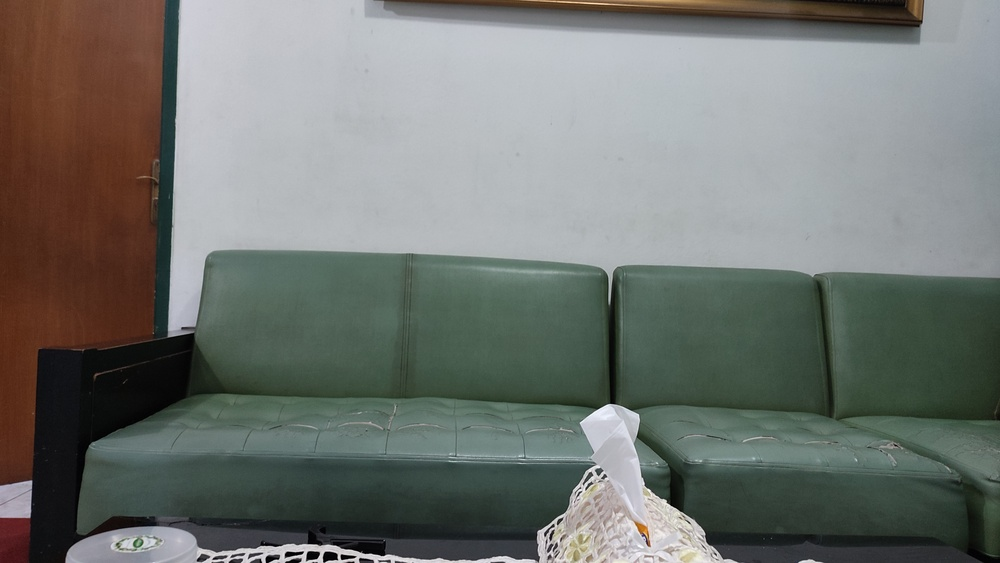
%> input picture img/sofa2-clean.jpg, 1000 x 563 px, shrunk from 4000 x 2252 before the run
$ octave test.m   (GNU Octave 9; MATLAB toolbox functions it lacks are replaced by stand-ins)
%> lines starting %> are read from the running program, lines starting %| are printed output that depends on the picture; in (x1, y1, x2, y2) boxes, pixels count from 0 and x2, y2 are one past the last pixel; in counts of white or black regions, pixels touching at a corner belong together; the program's own positions count from 1
### composeimage.m
function I = composeimage(IRef, Is, thresholds)
    [~, N] = size(Is);

    segments = cell(N);
    bbs = cell(N);

    for i=1:N
        [segments{i}, bbs{i}] = imsegment(IRef, Is{i}, thresholds{i});
    end

    I = IRef;

    for i=1:N
        shsv = rgb2hsv(segments{i});
        mask = shsv(:,:,3).*(1-shsv(:,:,2))>0.9;
        mask = imadjust(imgaussfilt(im2double(mask),3),[0 0.5]);

        s = size(segments{i});
        xrange = ceil(bbs{i}(1)) + (1:s(2)) - 1;
        yrange = ceil(bbs{i}(2)) + (1:s(1)) - 1;
        I(yrange,xrange,:) = im2uint8(im2double(segments{i}).*(1-mask) + im2double(I(yrange,xrange,:)).*mask);
    end
end

### imsegment.m
function [segment, bb] = imsegment(IRef, I, threshold)
    imdiff = abs(double(I) - double(IRef));
    mask = imdiff > threshold;
    mask = any(mask, 3);
    mask = all(mask, 3);

    props = regionprops(mask,'Area','BoundingBox');
    [~, idx] = sort([props.Area], 'descend');
    props = props(idx);

    bb = props(1).BoundingBox;
    cI = imcrop(I, bb);
    e = edge(imgaussfilt(rgb2gray(cI),5), 'canny');
    e = bwmorph(e, 'bridge');

    se = strel('disk', 8);
    e = imdilate(e, se);
    e = imfill(e, 'holes');

    figure, imshow(e);

    segment = cI;
    mask = cat(3, e, e, e);
    segment(~mask) = 255;
    figure,imshow(segment);
end

### test.m
% [10 lines of commented-out code are left out]
IRef = imread('img/sofa2-clean.jpg');
%> IRef is the input picture: size 563x1000x3 uint8; mean R, G, B 113.5, 117.1, 112.6
I1 = imread('img/sofa2-human1.jpg');
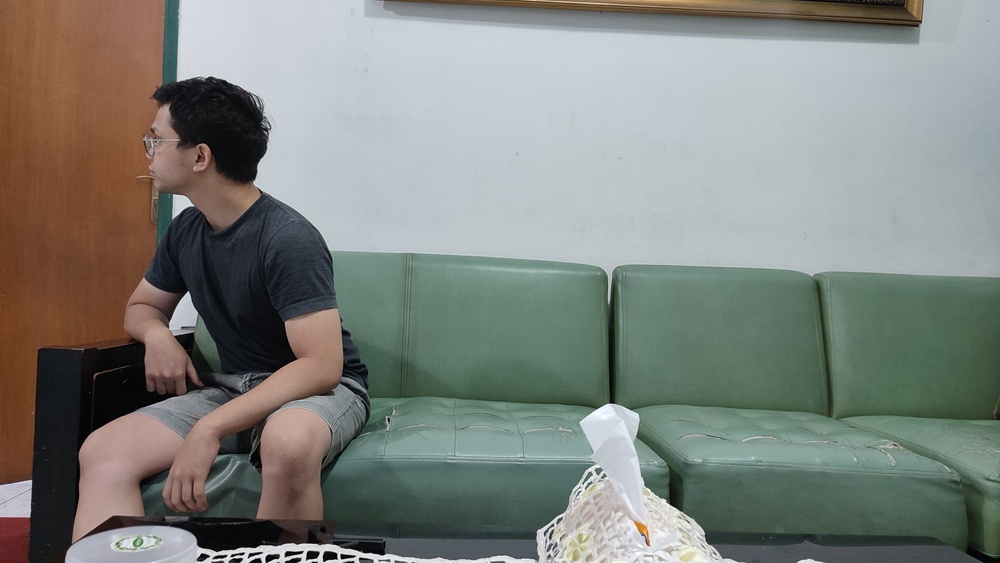
%> input picture img/sofa2-human1.jpg, 1000 x 563 px, shrunk from 4000 x 2252 before the run
%> I1 is the input picture: size 563x1000x3 uint8; mean R, G, B 127.6, 131.3, 125.6
I2 = imread('img/sofa2-human2.jpg');
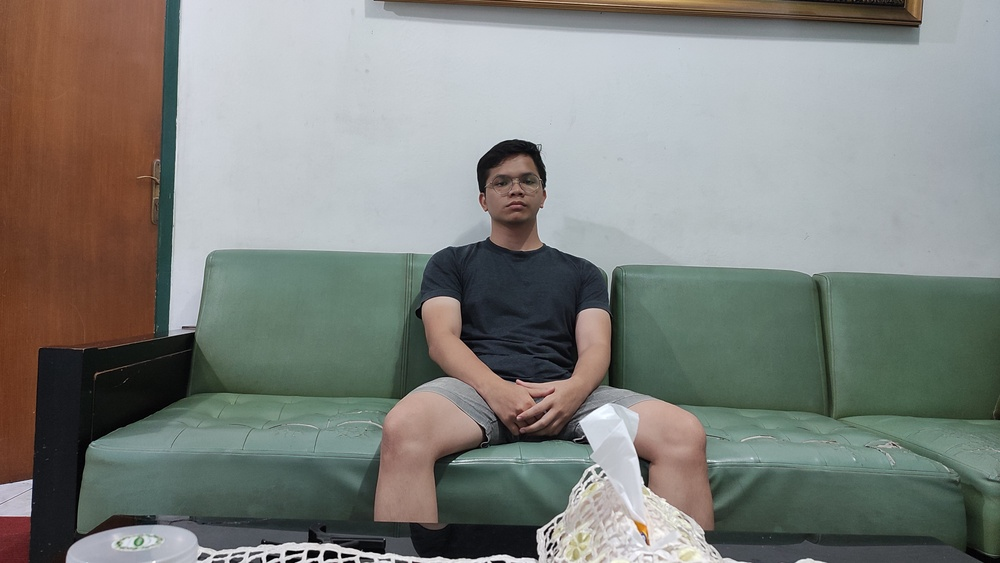
%> input picture img/sofa2-human2.jpg, 1000 x 563 px, shrunk from 4000 x 2252 before the run
%> I2 is the input picture: size 563x1000x3 uint8; mean R, G, B 127.8, 130.1, 125.3

I = {I1, I2};
%> I = 2 items
thresholds = {45, 45};

out = composeimage(IRef, I, thresholds);
%> the loop in composeimage, `for i=1:N` made 2 passes
%> pass 1, in imsegment, `imdiff = abs(double(I) - double(IRef));`:
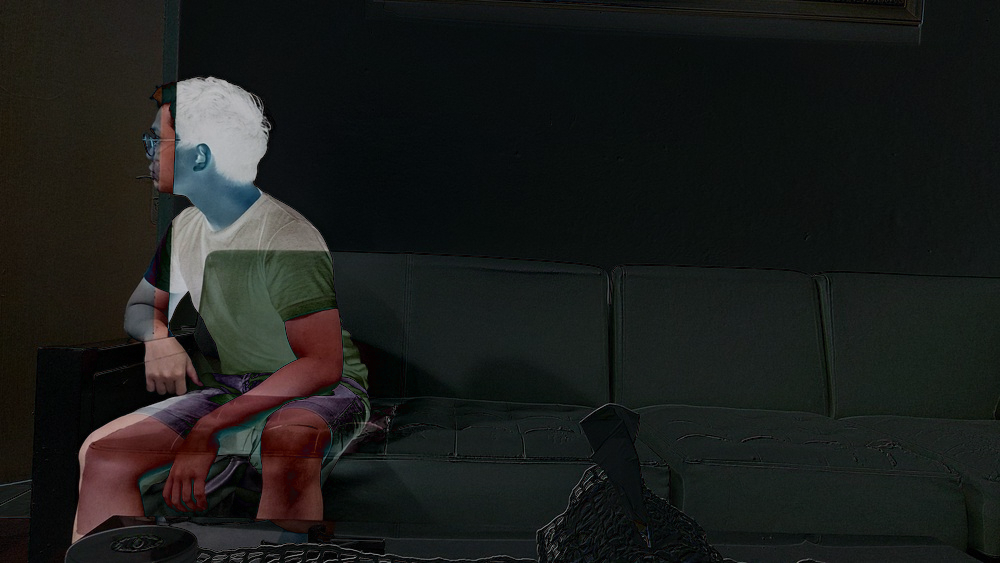
%> imdiff: size 563x1000x3 double; mean R, G, B 27.3, 29, 27.1
%> pass 1, in imsegment, `mask = any(mask, 3);`:
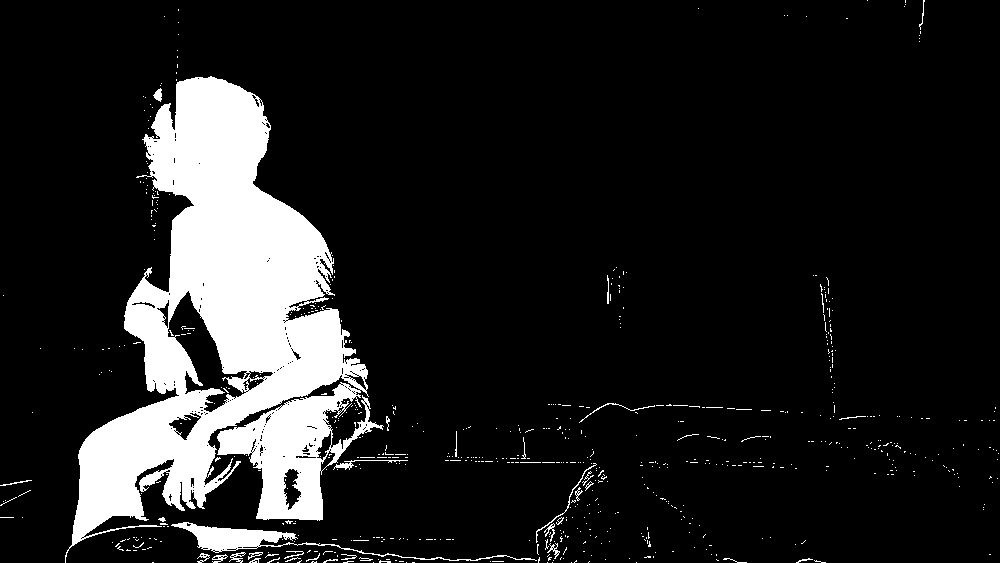
%> mask: size 563x1000 logical; 12.8% white; 681 white regions (644 under 20 px), largest, box (x1, y1, x2, y2) and area: (65, 76, 384, 563) 66214, (171, 522, 537, 561) 2165, (333, 460, 408, 470) 154
%> pass 1, in imsegment, `cI = imcrop(I, bb);`:
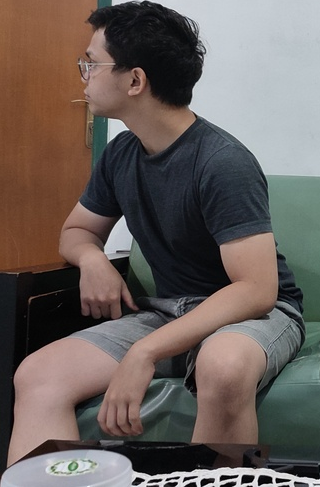
%> cI: size 487x320x3 uint8; mean R, G, B 105.5, 96, 91.8
%> after the loop in composeimage, `for i=1:N`: bbs = {[65.5 76.5 319 487], [374.5 139.5 366 392], [], []}; segments = 4 items
%> the loop in composeimage, `for i=1:N` made 2 passes
%> s on passes 1 to 2: [487 320 3], [393 367 3]
%> pass 1, in composeimage, `mask = shsv(:,:,3).*(1-shsv(:,:,2))>0.9;`:
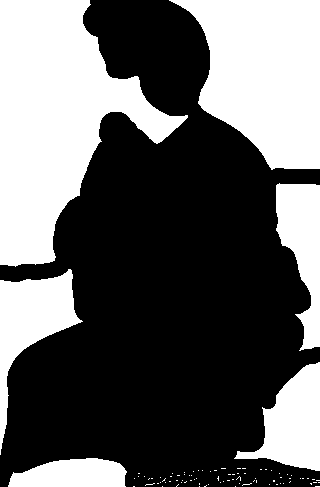
%> mask: size 487x320 logical; 38.8% white; 87 white regions (81 under 20 px), largest, box (x1, y1, x2, y2) and area: (0, 0, 188, 267) 25220, (169, 0, 320, 170) 17487, (0, 269, 83, 455) 5452, (234, 362, 320, 471) 4909, (276, 183, 320, 351) 4471, (8, 458, 127, 487) 2737
%> pass 1, in composeimage, `mask = imadjust(imgaussfilt(im2double(mask),3),[0 0.5]);`:
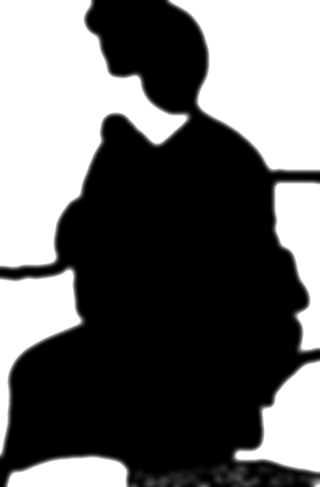
%> mask: size 487x320 double; min 0, max 1, mean 0.414
%> after the loop in composeimage, `for i=1:N`: I: size 563x1000x3 uint8; mean H, S, V 112.8, 111.4, 108

figure,
imshow(out);
